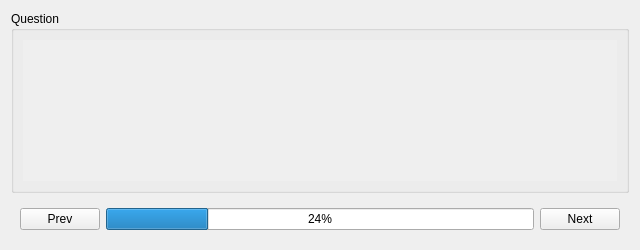
<?xml version="1.0" encoding="UTF-8"?>
<ui version="4.0">
 <class>UserWindow</class>
 <widget class="QWidget" name="UserWindow">
  <property name="geometry">
   <rect>
    <x>0</x>
    <y>0</y>
    <width>640</width>
    <height>250</height>
   </rect>
  </property>
  <property name="windowTitle">
   <string>Quiz</string>
  </property>
  <layout class="QVBoxLayout" name="verticalLayout">
   <item>
    <widget class="QGroupBox" name="QuesitonGroup">
     <property name="sizePolicy">
      <sizepolicy hsizetype="Preferred" vsizetype="Expanding">
       <horstretch>0</horstretch>
       <verstretch>0</verstretch>
      </sizepolicy>
     </property>
     <property name="title">
      <string>Question</string>
     </property>
     <layout class="QVBoxLayout" name="verticalLayout_2">
      <item>
       <widget class="QScrollArea" name="scrollArea">
        <property name="frameShape">
         <enum>QFrame::NoFrame</enum>
        </property>
        <property name="horizontalScrollBarPolicy">
         <enum>Qt::ScrollBarAlwaysOff</enum>
        </property>
        <property name="widgetResizable">
         <bool>true</bool>
        </property>
        <widget class="QWidget" name="scrollAreaBox">
         <property name="geometry">
          <rect>
           <x>0</x>
           <y>0</y>
           <width>596</width>
           <height>145</height>
          </rect>
         </property>
         <layout class="QVBoxLayout" name="verticalLayout_3">
          <item>
           <layout class="QVBoxLayout" name="AnswerLayout"/>
          </item>
         </layout>
        </widget>
       </widget>
      </item>
     </layout>
    </widget>
   </item>
   <item>
    <widget class="QWidget" name="Progress" native="true">
     <layout class="QGridLayout" name="gridLayout">
      <item row="0" column="2">
       <widget class="QProgressBar" name="ProgressBar">
        <property name="value">
         <number>24</number>
        </property>
       </widget>
      </item>
      <item row="0" column="3">
       <widget class="QPushButton" name="nextButton">
        <property name="text">
         <string>Next</string>
        </property>
       </widget>
      </item>
      <item row="0" column="0">
       <widget class="QPushButton" name="prevButton">
        <property name="text">
         <string>Prev</string>
        </property>
       </widget>
      </item>
     </layout>
    </widget>
   </item>
  </layout>
 </widget>
 <resources/>
 <connections/>
</ui>
